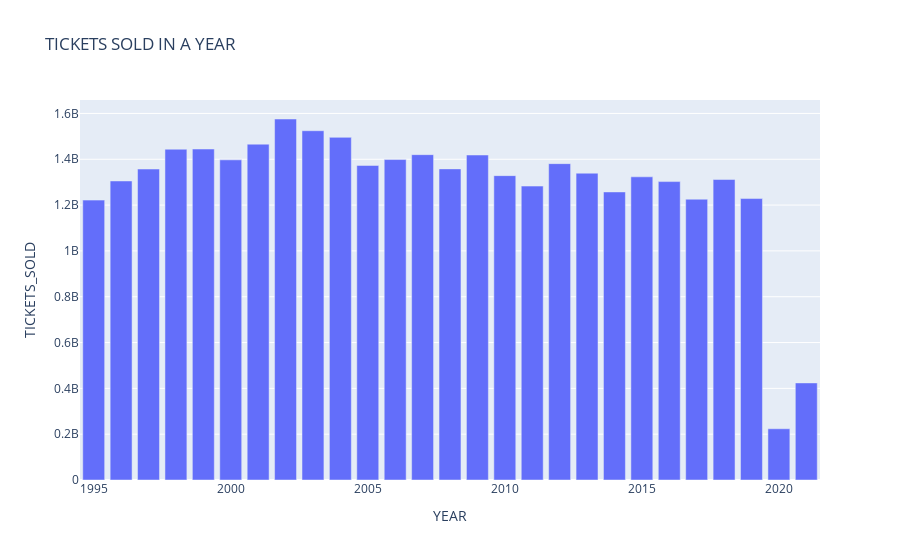

Notebook code cell kept with this figure:
### Markdown cell above
TICKETS SOLD v/s YEAR

### Code cell
first_data = pd.DataFrame(dict(YEAR=(modified_year),TICKETS_SOLD=(modified_tickets_sold)))
first_graph=px.bar(first_data,x="YEAR",y="TICKETS_SOLD",title='TICKETS SOLD IN A YEAR')
first_graph.show()

### Figure 1 — Plotly figure (JSON) as saved in the notebook; plotly's stock layout.template omitted (floating-point values rounded to 4 significant figures)
{"data": [{"alignmentgroup": "True", "hovertemplate": "YEAR=%{x}<br>TICKETS_SOLD=%{y}<extra></extra>", "legendgroup": "", "marker": {"color": "#636efa", "pattern": {"shape": ""}}, "name": "", "offsetgroup": "", "orientation": "v", "showlegend": false, "textposition": "auto", "type": "bar", "x": [2021, 2020, 2019, 2018, 2017, 2016, 2015, 2014, 2013, 2012, 2011, 2010, 2009, 2008, 2007, 2006, 2005, 2004, 2003, 2002, 2001, 2000, 1999, 1998, 1997, 1996, 1995], "xaxis": "x", "y": [423774881, 223638958, 1228541629, 1311536128, 1225639761, 1302556378, 1323356776, 1257402920, 1339168926, 1380921942, 1282915168, 1328549021, 1418567388, 1358042073, 1420036680, 1398738283, 1372980280, 1495651298, 1524589620, 1575756527, 1465874205, 1397460079, 1444664086, 1443832471, 1357349648, 1305221290, 1221705907], "yaxis": "y"}], "layout": {"autosize": true, "barmode": "relative", "legend": {"tracegroupgap": 0}, "title": {"text": "TICKETS SOLD IN A YEAR"}, "xaxis": {"anchor": "y", "autorange": true, "domain": [0, 1], "range": [1994.0, 2022.0], "title": {"text": "YEAR"}, "type": "linear"}, "yaxis": {"anchor": "x", "autorange": true, "domain": [0, 1], "range": [0, 1659000000.0], "title": {"text": "TICKETS_SOLD"}, "type": "linear"}}}
